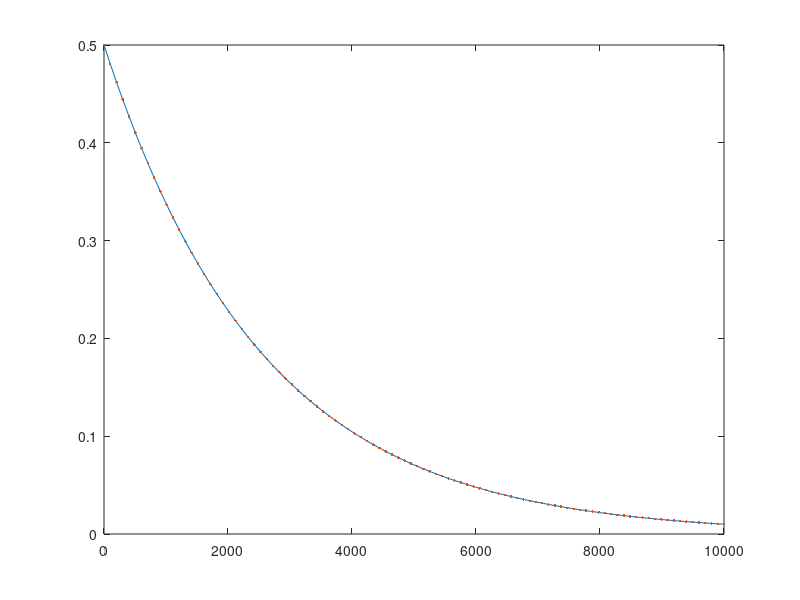

MATLAB code for this plot:
np = 10000-1;
eps0 = 0.5;
epsn = 0.01;
A = eps0';
B = log(eps0/epsn)/np;

x = linspace(0,np,100);
y1 = A*exp(-B*x);
plot(x,y1);hold on;

y2 = eps0*(epsn/eps0).^(x/np);
plot(x,y2,'.');